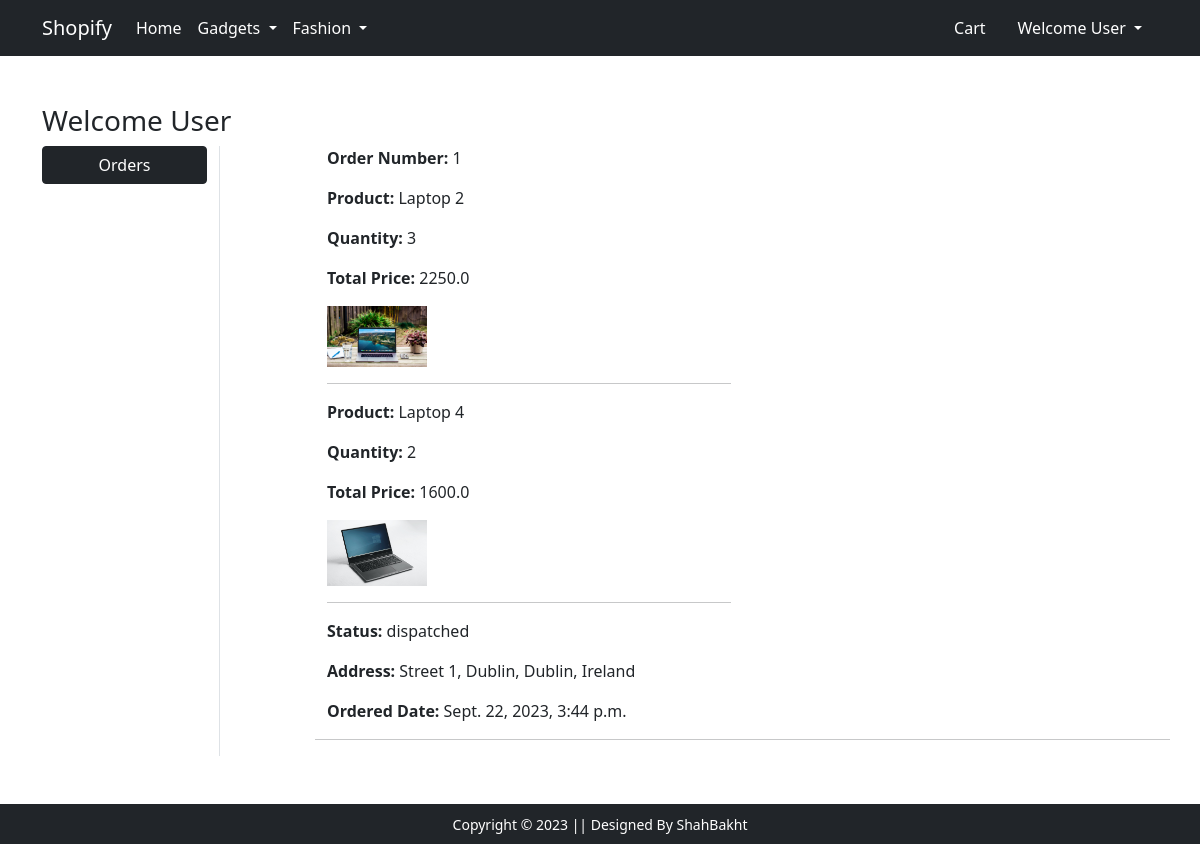
Page /orders (signed in) on the committed database.
### main/models.py (models this page shows, shortened)
class Order(models.Model):
  user = models.ForeignKey(User, on_delete=models.CASCADE, related_name='orders')
  address = models.ForeignKey(Address, on_delete=models.CASCADE, related_name='orders')
  ordered_date = models.DateTimeField(auto_now_add=True)
  status = models.CharField(max_length=20, choices=STATUS_CHOICES, default='pending')

class Item(models.Model):
  order = models.ForeignKey(Order, on_delete=models.CASCADE, related_name='items')
  product = models.ForeignKey(Product, on_delete=models.CASCADE, related_name='ordered_items')
  quantity = models.IntegerField(default=1)
  @property
  def total_cost(self):
    return self.quantity * self.product.discounted_price

class Product(models.Model):
  title = models.CharField(max_length=100)
  description = models.TextField()
  selling_price = models.FloatField()
  discounted_price = models.FloatField()
  brand = models.CharField(max_length=100)
  category = models.CharField(choices=CATEGORIES, max_length=50)
  product_image = models.ImageField(upload_to='products_images')

class Address(models.Model):
  street = models.TextField()
  state = models.CharField(max_length=100)
  city = models.CharField(max_length=100)
  country = models.CharField(max_length=100)
  zip_code = models.CharField(max_length=100)
  phone_number = models.CharField(max_length=20)
  user = models.ForeignKey(User, on_delete=models.CASCADE, related_name='addresses')
  @property
  def formatted_address(self):
    return f"{self.street},  {self.state}, {self.city}, {self.country}"

### main/views.py (the view)
# urls.py: path('orders', views.orders, name="orders"),
@login_required(login_url='login')
def orders(request):
  orders = request.user.orders.all().order_by('-ordered_date')
  template_name = 'main/orders.html'
  context = {
    'orders': orders
  }
  return render(request, template_name, context)

### main/templates/main/orders.html (shortened to what this page needs)
{% extends 'main/base.html' %}
{% load static %}
{% block main-content %}
<div class="container my-5">
 <div class="row">
 <h3>Welcome {{ request.user.username | capfirst }}</h3>
  <div class="col-sm-2 border-end">
   <ul class="list-unstyled">
    <li class="d-grid"><a href="{% url 'orders' %}" class="btn btn-dark">Orders</a></li>
   </ul>
  </div>
  <div class="col-sm-9 offset-sm-1">
    {% if orders %}
      {% for order in orders %}
        <div class="row">
          <div class="col-sm-6">
            <p><strong>Order Number: </strong> {{order.id}}</p>
            {% for item in order.items.all %}
              <div>
                <p><strong>Product: </strong> {{item.product.title}}</p>
                <p><strong>Quantity: </strong> {{item.quantity}}</p>
                <p><strong>Total Price: </strong> {{item.total_cost}}</p>
                <img src="{{item.product.product_image.url}}" alt="" width="100px">
                <hr>
              </div>
            {% endfor %}
            <p><strong>Status: </strong> {{order.status}}</p>
            <p><strong>Address: </strong> {{order.address.formatted_address}}</p>
            <p><strong>Ordered Date: </strong> {{order.ordered_date}}</p>
          </div>
          <hr>
        </div>
      {% endfor %}
    {% endif %}
  </div>
 </div>
</div>
{% endblock main-content %}

### main/templates/main/base.html (shortened to what this page needs)
<!doctype html>
{% load static %}
<html lang="en">
  <head>
    <link href="https://cdn.jsdelivr.net/npm/bootstrap@5.0.0-beta1/dist/css/bootstrap.min.css" rel="stylesheet">
    <link rel="stylesheet" href="{% static 'main/css/owl.carousel.min.css' %}">
    <link rel="stylesheet" href="{% static 'main/css/all.min.css' %}">
    <link rel="stylesheet" href="{% static 'main/css/style.css' %}">
  </head>
  <body>
    <nav class="navbar navbar-expand-lg navbar-dark bg-dark">
     <div class="container">
       <a class="navbar-brand" href="/">Shopify</a>
       <div class="collapse navbar-collapse" id="navbarSupportedContent">
         <ul class="navbar-nav me-auto mb-2 mb-lg-0">
           <li class="nav-item">
             <a class="nav-link active" aria-current="page" href="/">Home</a>
           </li>
           <li class="nav-item dropdown">
             <a class="nav-link dropdown-toggle text-white" href="#" id="electronicsDropdown" role="button" data-bs-toggle="dropdown" aria-expanded="false">
               Gadgets
             </a>
           </li>
           <li class="nav-item dropdown">
             <a class="nav-link dropdown-toggle text-white" href="#" id="fashionDropdown" role="button" data-bs-toggle="dropdown" aria-expanded="false">
               Fashion
             </a>
           </li>
         </ul>
         <div>
          <ul class="navbar-nav me-auto mb-2 mb-lg-0">
          {% if request.user.is_authenticated %}
            <li class="nav-item mx-2">
              <a href="{% url 'shopping_cart' %}" class="nav-link text-white"> Cart </a>
            </li>
            <li class="nav-item dropdown mx-2">
              <a class="nav-link dropdown-toggle text-white" href="#" id="profileDropdown" role="button" data-bs-toggle="dropdown" aria-expanded="false">
                Welcome {{ request.user.username | capfirst }}
              </a>
            </li>
          {% endif %}
          </ul>
         </div>
       </div>
     </div>
    </nav>
    {% block main-content %} {% endblock main-content %}
    <footer class="container-fluid bg-dark text-center p-2 mt-5">
        <small class="text-white">Copyright &copy; 2023 || Designed By ShahBakht</small>
    </footer>
  </body>
</html>

### rows in the picture
Order: id "1", status "dispatched", address.formatted_address "Street 1, Dublin, Dublin, Ireland", ordered_date "Sept. 22, 2023, 3:44 p.m."
Item: product "Laptop 2", quantity "3", total_cost "2250.0", product.product_image (picture)
Item: product "Laptop 4", quantity "2", total_cost "1600.0", product.product_image (picture)

### other values in the picture
{{ request.user.username | capfirst }} "User"
